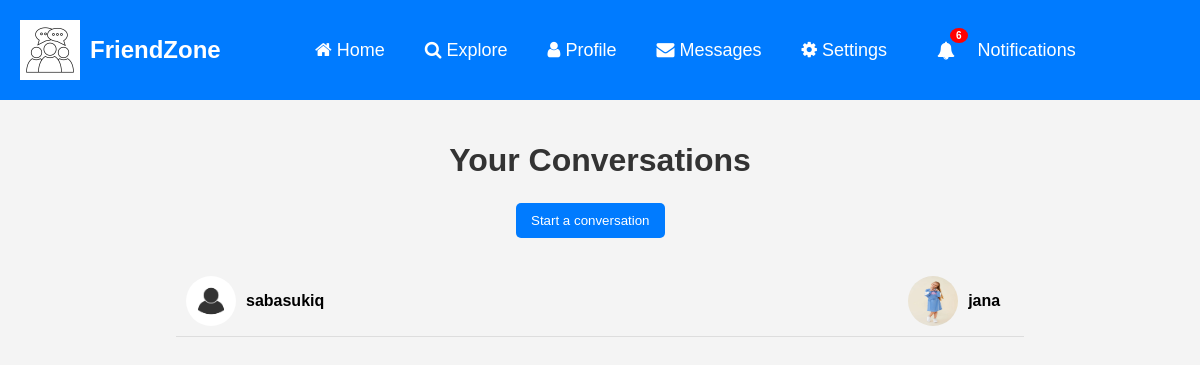
Page /social/inbox/ (signed in) on the committed database.
### social/models.py (models this page shows)
class ThreadModel(models.Model):
    user = models.ForeignKey(User, on_delete=models.CASCADE, related_name='+')
    receiver = models.ForeignKey(User, on_delete=models.CASCADE, related_name='+')

class UserProfile(models.Model):
    user = models.OneToOneField(User, primary_key=True, verbose_name='user', related_name='profile', on_delete=models.CASCADE)
    phone_number = models.TextField(max_length=30, blank=True, null=True)
    private = models.BooleanField(default=False)
    deactivated = models.BooleanField(default=False)
    who_can_send_message = models.IntegerField(default=1)
    name = models.CharField(max_length=30, blank=True, null=True)
    bio = models.TextField(max_length=500, blank=True, null=True)
    birth_date = models.DateField(null=True, blank=True)
    location = models.CharField(max_length=100, blank=True, null=True)
    picture = models.ImageField(upload_to="profile-pictures", default="profile-pictures/profile.jpg", blank=True)
    banner = models.ImageField(upload_to="banners", default="banners/banner.webp", blank=True)
    followers = models.ManyToManyField(User, blank=True, related_name="followers")
    following = models.ManyToManyField(User, blank=True, related_name="following")

### social/views.py (the view)
# urls.py: path('inbox/', ListThreads.as_view(), name='inbox'),
class ListThreads(View):
    def get(self, request, *args, **kwargs):
        threads = ThreadModel.objects.filter(Q(user=request.user) | Q(receiver=request.user))
        context = {
            'threads' : threads
        }
        return render(request, 'social/inbox.html', context)

### social/templatetags/custom_filters.py (called while the page is built)
@register.inclusion_tag('social/show-notifications.html', takes_context=True)
def show_notifications(context):
    request_user = context['request'].user
    notifications = Notification.objects.filter(to_user=request_user).exclude(user_has_seen=True).order_by('-date')
    return {'notifications' : notifications}

### social/templates/social/inbox.html (shortened to what this page needs)
{% extends 'social/base.html' %}
{% load crispy_forms_tags %}
{% block content %}
    <section id="inbox-container">
        <h2 class="followers-title">Your Conversations</h2>
        <form action="{% url 'create-thread' %}" method="GET">
            <button type="submit" class="conversation-btn"> Start a conversation </button>
        </form>
        <br>
        <div class="conversation-list">
            {% for thread in threads %}
                <a href="{% url 'thread' thread.pk %}">
                    <div class="conversation">
                            <img src="{{ thread.user.profile.picture.url }}" alt="User" class="profile-pic">
                            <div class="conversation-details">
                                <span class="user-name">{{ thread.user }}</span>
                            </div>
                            <img src="{{ thread.receiver.profile.picture.url }}" alt="User" class="other-profile-pic">
                            <div class="conversation-details">
                                <span class="user-name">{{ thread.receiver }}</span>
                            </div>
                    </div>
                </a>
            {% empty %}
                <p class="red">No conversations found.</p>
            {% endfor %}
        </div>
    </section>
{% endblock content %}

### static/asset/CSS/style.css (style rules this page uses)
* { margin: 0; padding: 0; font-family: Arial, sans-serif; box-sizing: border-box; }
body { background-color: #f4f4f4; color: #333; }
.followers-title { font-size: 2rem; text-align: center; margin-bottom: 1.5rem; font-weight: bold; color: #333; }
#inbox-container { margin: 110px auto; max-width: 900px; padding: 2rem 1rem; }
.conversation-list { overflow-y: auto; flex-grow: 1; padding: 10px; }
.conversation-list a { text-decoration: none; color: black; }
.conversation { display: flex; align-items: center; padding: 10px; border-bottom: 1px solid #ddd; cursor: pointer; transition: background-color 0.3s; }
.conversation img { border-radius: 50%; width: 50px; height: 50px; margin-right: 10px; }
.other-profile-pic { border-radius: 50%; width: 50px; height: 50px; margin-left: 570px; }
.conversation-details { flex-grow: 1; }
.user-name { font-weight: bold; }
.conversation-btn { background-color: #007BFF; color: white; border: none; border-radius: 5px; cursor: pointer; padding: 10px 15px; margin-left: 350px; }

### rows in the picture
ThreadModel: user.profile.picture (placeholder picture), user "sabasukiq", receiver.profile.picture (picture), receiver "jana"

### other values in the picture
{{ notifications.count }} "6"
